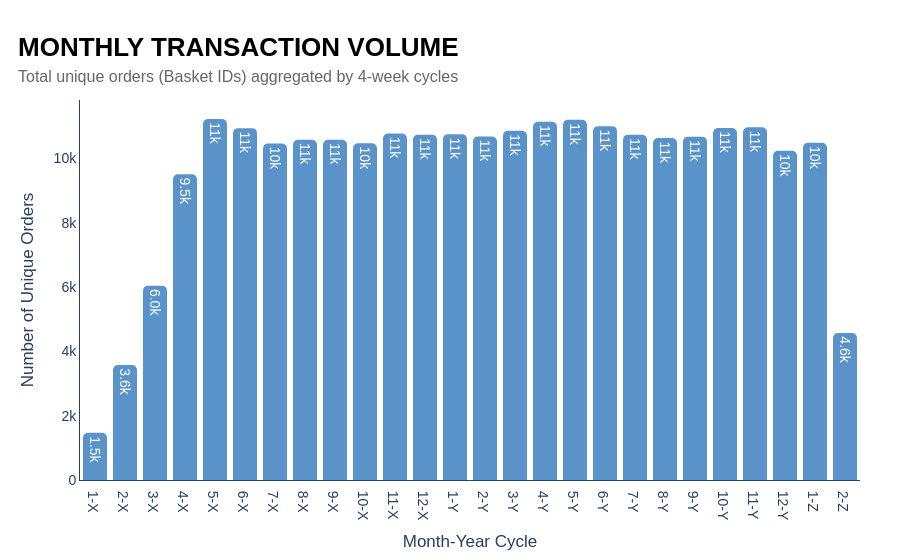

The cell this chart's notebook holds for it:
### Code cell
# Aggregate Unique Orders (BASKET_ID) per Month
monthly_orders = transactions_master.groupby(['global_month_idx', 'date_label']).agg(
    total_orders=('BASKET_ID', 'nunique')
).reset_index()

# Sort chronologically
monthly_orders = monthly_orders.sort_values('global_month_idx')

# --- 3. VISUALIZATION ---

# Create Bar Chart for Order Volume
fig = px.bar(
    monthly_orders, 
    x='date_label', 
    y='total_orders',
    text_auto='.2s'
)
# Update Bar Appearance using the defined palette
fig.update_traces(
    marker_color=c['blue_light'], # Using blue_light to distinguish from Revenue chart
    marker_line_color=c['blue_dark'],
    marker_cornerradius=5,
    marker_line_width=0,
    opacity=0.9
)

# Apply Branding Style
fig = apply_my_style(
    fig, 
    title="MONTHLY TRANSACTION VOLUME", 
    subtitle="Total unique orders (Basket IDs) aggregated by 4-week cycles"
)

# Update Axis Labels
fig.update_xaxes(title_text="Month-Year Cycle")
fig.update_yaxes(title_text="Number of Unique Orders")

fig.show()

### Figure 1 — Plotly figure (JSON) as saved in the notebook; plotly's stock layout.template omitted (floating-point values rounded to 4 significant figures)
{"data": [{"hovertemplate": "date_label=%{x}<br>total_orders=%{y}<extra></extra>", "legendgroup": "", "marker": {"color": "#4988C4", "cornerradius": 5, "line": {"color": "#0F2854", "width": 0}, "pattern": {"shape": ""}}, "name": "", "opacity": 0.9, "orientation": "v", "showlegend": false, "textposition": "auto", "texttemplate": "%{y:.2s}", "type": "bar", "x": ["1-X", "2-X", "3-X", "4-X", "5-X", "6-X", "7-X", "8-X", "9-X", "10-X", "11-X", "12-X", "1-Y", "2-Y", "3-Y", "4-Y", "5-Y", "6-Y", "7-Y", "8-Y", "9-Y", "10-Y", "11-Y", "12-Y", "1-Z", "2-Z"], "xaxis": "x", "y": [1465, 3571, 6040, 9505, 11220, 10936, 10461, 10574, 10574, 10465, 10769, 10734, 10749, 10675, 10852, 11136, 11193, 10998, 10730, 10626, 10672, 10939, 10960, 10233, 10481, 4566], "yaxis": "y"}], "layout": {"barmode": "relative", "font": {"family": "Montserrat, sans-serif", "size": 14}, "legend": {"tracegroupgap": 0, "x": 0.99, "xanchor": "right", "y": 0.99, "yanchor": "top"}, "margin": {"b": 80, "l": 80, "r": 40, "t": 100}, "paper_bgcolor": "white", "plot_bgcolor": "white", "title": {"font": {"family": "Montserrat, sans-serif"}, "text": "<b style='font-size:26px; color:black;'>MONTHLY TRANSACTION VOLUME</b><br><span style='font-size:16px; color:#666;'>Total unique orders (Basket IDs) aggregated by 4-week cycles</span>", "x": 0.02, "xanchor": "left", "y": 0.9, "yanchor": "top"}, "xaxis": {"anchor": "y", "domain": [0, 1], "linecolor": "#2C3E50", "linewidth": 1, "mirror": false, "showgrid": false, "showline": true, "title": {"text": "Month-Year Cycle"}}, "yaxis": {"anchor": "x", "domain": [0, 1], "linecolor": "#2C3E50", "linewidth": 1, "mirror": false, "showgrid": false, "showline": true, "title": {"text": "Number of Unique Orders"}}}}
